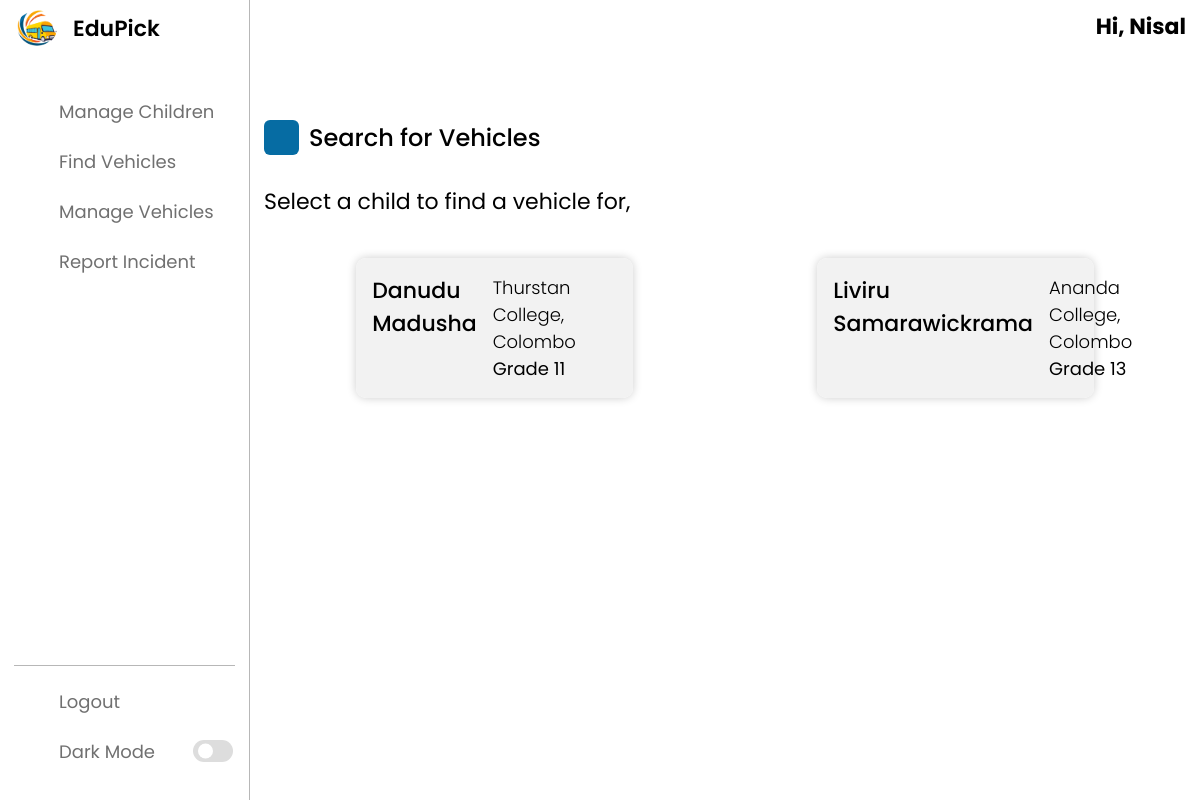
The page /parents/selectChild (signed in) on the database its author committed.
### tables this page shows
CREATE TABLE `child` (
  `childID` int NOT NULL,
  `firstName` varchar(30) NOT NULL,
  `lastName` varchar(30) NOT NULL,
  `schoolId` int NOT NULL,
  `grade` int NOT NULL,
  `absentState` tinyint(1) NOT NULL,
  `parentID` int NOT NULL,
  `vehicleId` int DEFAULT NULL,
  `regDate` timestamp NOT NULL DEFAULT CURRENT_TIMESTAMP,
  `isDeleted` tinyint(1) NOT NULL DEFAULT '0'
);

CREATE TABLE `school` (
  `schoolId` int NOT NULL,
  `name` varchar(255) NOT NULL
);

### app/libraries/Core.php (called while the page is built, shortened)
<?php
class Core {
    protected $currentMethod = 'index';
    public function __construct(){
        $url = $this->getURL();
       $url = $url ?? ['pages'];
        if(file_exists('../app/controllers/' . ucwords($url[0]) . '.php')){
            unset($url[0]);
        }
        $this->currentController = new $this->currentController;
        if(isset($url[1])){
            if(method_exists($this->currentController, $url[1])){
                $this->currentMethod = $url[1];
                unset($url[1]);
            }
        }
        $this->params = $url ? array_values($url) : [];
        call_user_func_array([$this->currentController, $this->currentMethod], $this->params);
    }
    public function getURL(){
        if(isset($_GET['url'])){
            $url = rtrim($_GET['url'], '/');
            $url = filter_var($url, FILTER_SANITIZE_URL);
            $url = explode('/', $url);
            return $url;
        }
    }
}

### public/index.php (called while the page is built, shortened)
<?php
  $init = new Core;

### app/libraries/Database.php (called while the page is built, shortened)
<?php
     class Database {
        private $host = DB_HOST;
        private $user = DB_USER;
        private $pass = DB_PASS;
        private $dbname = DB_NAME;
        private $dbh;
        private $stmt;
        public function __construct(){
            $dsn = 'mysql:host=' . $this->host . ';dbname=' . $this->dbname;
            $options = array(
                PDO::ATTR_PERSISTENT => true,
                PDO::ATTR_ERRMODE => PDO::ERRMODE_EXCEPTION
            );
            try{
                $this->dbh = new PDO($dsn, $this->user, $this->pass, $options);
            } catch(PDOException $e){
                $this->error = $e->getMessage();
                echo $this->error;
            }
        }
        public function query($sql){
            $this->stmt = $this->dbh->prepare($sql);
        }
        public function bind($param, $value, $type = null){
            if(is_null($type)){
                switch(true){
                    case is_int($value):
                        $type = PDO::PARAM_INT;
                        break;
                }
            }
            $this->stmt->bindValue($param, $value, $type);
        }
        public function execute(){
            return $this->stmt->execute();
        }
        public function resultSet(){
            $this->execute();
            return $this->stmt->fetchAll(PDO::FETCH_OBJ);
        }
     }

### app/models/Parent_.php (called while the page is built, shortened)
<?php
    class Parent_ {
        private $db;
        public function __construct(){
            $this->db = new Database;
        }
        public function getUnassignedChildren($parent_id){
            $this->db->query('SELECT child.*, school.schoolId, school.name as schoolName FROM child JOIN school ON child.schoolId = school.schoolID WHERE parentID = :parent_id AND isDeleted = 0 AND vehicleId IS NULL');
            $this->db->bind(':parent_id', $parent_id);
            $results = $this->db->resultSet();
            return $results;
        }
    }

### app/views/parents/selectChild.php (the view, shortened to what this page needs)
<?php require APPROOT . '/views/inc/header.php'; ?>
<link rel="stylesheet" href="<?php echo URLROOT; ?>/parent/style.css" />
<link rel="stylesheet" href="<?php echo URLROOT; ?>/parent/selectChildStyle.css" />
<link rel="stylesheet" href="https://unicons.iconscout.com/release/v4.0.0/css/line.css">
</head>
<body>
    <?php require APPROOT . '/views/inc/parentNav.php'; ?>
    <div class="dash-content">
        <div class="overview">
            <div class="title">
                <i class="uil uil-search"></i>
                <span class="text">Search for Vehicles</span>
            </div>
            <div class="message">
                <p class="text">Select a child to find a vehicle for,</p>
            </div>
        </div>
        <form action="<?php echo URLROOT; ?>/parents/selectChild" method="POST">
            <div class="child-cards">
                <?php foreach ($data['children'] as $child): ?>
                    <label class="child-card">
                        <div class="child-details">
                            <div class="child-details-left">
                                <span class="child-name">
                                    <?php echo $child->firstName; ?>
                                    <?php echo $child->lastName; ?>
                                </span>
                            </div>
                            <div class="child-details-right">
                                <span class="child-school">
                                    <?php echo $child->schoolName; ?>
                                </span>
                                <span class="child-grade">Grade
                                    <?php echo $child->grade; ?>
                                </span>
                            </div>
                        </div>
                    </label>
                <?php endforeach; ?>
            </div>
        </form>
    </div>
    </section>
    <?php require APPROOT . '/views/inc/footer.php'; ?>

### public/parent/style.css (style rules this page uses)
* { margin: 0; padding: 0; box-sizing: border-box; font-family: 'Poppins', sans-serif; }
:root { --primary-color: #066ca3; --panel-color: #FFF; --text-color: #000; --black-light-color: #707070; --border-color: #b7b7b7; --toggle-color: #DDD; --box1-color: #4DA3FF; --title-icon-color: #fff; --delete-edit-color: #4DA3FF; --child-card-color: #f2f2f2; --tran-05: all 0.5s ease; --tran-03: all 0.3s ease; --tran-03: all 0.2s ease; }
body { min-height: 100vh; background-color: var(--primary-color); }
.dashboard .dash-content { padding-top: 50px; }
.dash-content .title { display: flex; align-items: center; margin: 60px 0 30px 0; }
.dash-content .title i { position: relative; height: 35px; width: 35px; background-color: var(--primary-color); border-radius: 6px; color: var(--title-icon-color); display: flex; align-items: center; justify-content: center; font-size: 24px; }
.dash-content .title .text { font-size: 24px; font-weight: 500; color: var(--text-color); margin-left: 10px; }

### public/parent/selectChildStyle.css (style rules this page uses)
.message p { color: var(--text-color); font-size: 22px; font-weight: 400; margin: 1rem 0 1.5rem 0; }
.child-cards { display: flex; flex-wrap: wrap; justify-content: space-around; align-items: center; margin-top: 1rem; }
.child-details { display: flex; flex-direction: row; justify-content: space-between; padding: 1rem; border-radius: 10px; background-color: var(--child-card-color); transition: var(--tran-05); cursor: pointer; }
.child-details-left { display: flex; flex-wrap: wrap; flex-direction: column; align-items: flex-start; justify-content: flex-start; margin-right: 1rem; }
.child-name { font-size: 22px; font-weight: 500; color: var(--text-color); margin: 0; padding: 0; }
.child-details-right { display: flex; flex-wrap: wrap; flex-direction: column; align-items: flex-start; justify-content: center; color: var(--text-color); }
.child-school { font-size: 18px; font-weight: 300; }
.child-grade { font-size: 18px; font-weight: 400; }

### rows shown on the page
child: firstName "Danudu", lastName "Madusha", schoolId.name "Thurstan College, Colombo", grade "11"
child: firstName "Liviru", lastName "Samarawickrama", schoolId.name "Ananda College, Colombo", grade "13"

### other values the page prints
$_SESSION['user_fname'] "Nisal"
